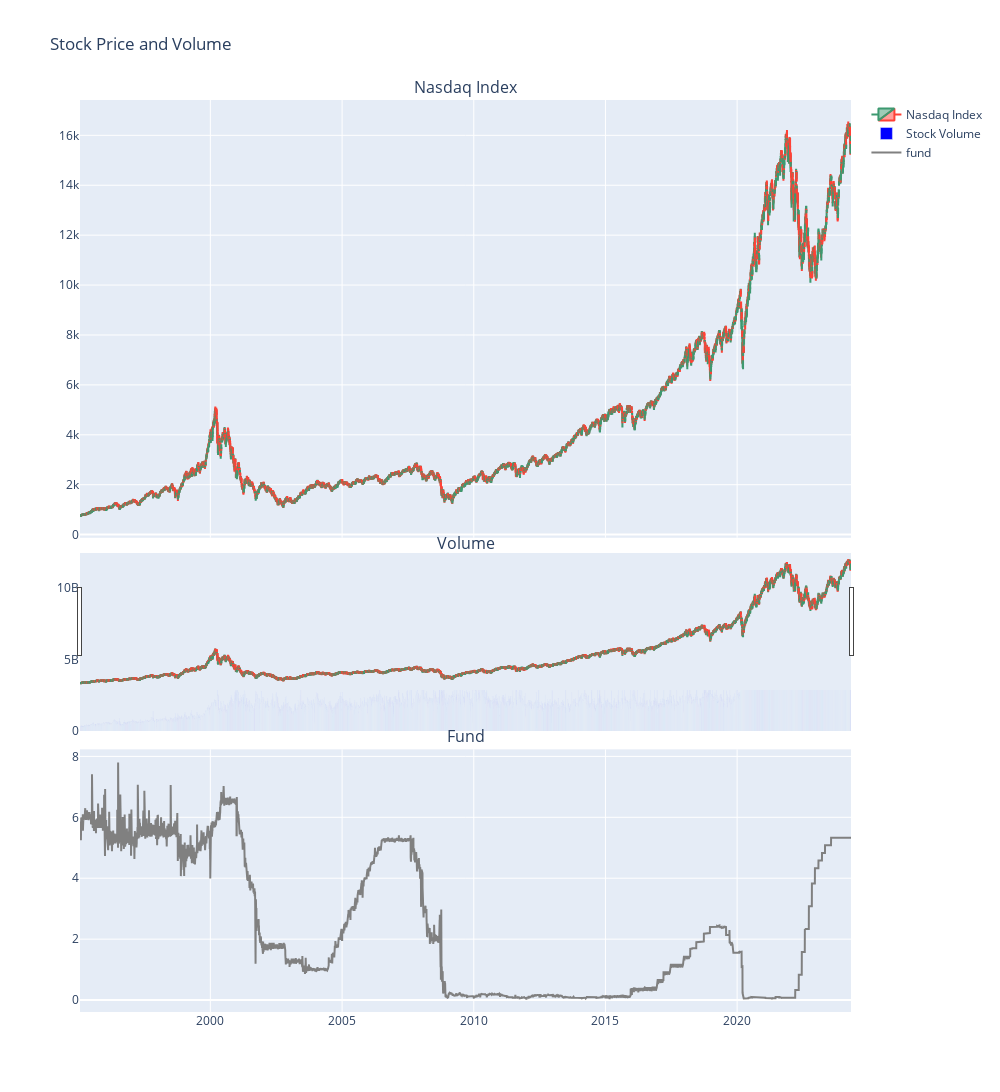

Here is the notebook cell this chart was saved with:
### Code cell
import plotly.graph_objects as go
from plotly.subplots import make_subplots

start_date = '1995-01-20'
end_date = '2024-04-28'

day_filtered_df = df[(df['Date'] >= start_date) & (df['Date'] <= end_date)]
fund_filtered_df = fund[(fund['DATE'] >= start_date) & (fund['DATE'] <= end_date)]

#fig = go.Figure()
fig = make_subplots(rows=3, cols=1, shared_xaxes=True, vertical_spacing=0.02, row_heights=[0.5, 0.2, 0.3], subplot_titles=('Nasdaq Index', 'Volume', 'Fund'))
fig.add_trace(go.Candlestick(x=day_filtered_df['Date'], open=day_filtered_df['Open'], high=day_filtered_df['High'], low=day_filtered_df['Low'], close=day_filtered_df['Close'], name='Nasdaq Index'), row=1, col=1)
fig.add_trace(go.Bar(x=day_filtered_df['Date'], y=day_filtered_df['Volume'], marker_color='blue', name='Stock Volume'), row=2, col=1)
fig.add_trace(go.Line(x=fund_filtered_df['DATE'], y=fund_filtered_df['DFF'], marker_color='gray', name='fund'), row=3, col=1)


fig.update_layout(height=1200, width=1000, title_text="Stock Price and Volume")

fig.show()

### Figure 1 — Plotly figure (JSON) as saved in the notebook; plotly's stock layout.template omitted (floating-point values rounded to 4 significant figures; data arrays with more than 128 entries replaced by an {"elided": "..."} marker saying what was removed)
{"data": [{"close": {"elided": "7368 float values"}, "high": {"elided": "7368 float values"}, "low": {"elided": "7368 float values"}, "name": "Nasdaq Index", "open": {"elided": "7368 float values"}, "type": "candlestick", "x": {"elided": "7368 str values"}, "xaxis": "x", "yaxis": "y"}, {"marker": {"color": "blue"}, "name": "Stock Volume", "type": "bar", "x": {"elided": "7368 str values"}, "xaxis": "x2", "y": {"elided": "7368 int values"}, "yaxis": "y2"}, {"marker": {"color": "gray"}, "name": "fund", "type": "scatter", "x": {"elided": "10692 str values"}, "xaxis": "x3", "y": {"elided": "10692 float values"}, "yaxis": "y3"}], "layout": {"annotations": [{"font": {"size": 16}, "showarrow": false, "text": "Nasdaq Index", "x": 0.5, "xanchor": "center", "xref": "paper", "y": 1, "yanchor": "bottom", "yref": "paper"}, {"font": {"size": 16}, "showarrow": false, "text": "Volume", "x": 0.5, "xanchor": "center", "xref": "paper", "y": 0.5, "yanchor": "bottom", "yref": "paper"}, {"font": {"size": 16}, "showarrow": false, "text": "Fund", "x": 0.5, "xanchor": "center", "xref": "paper", "y": 0.288, "yanchor": "bottom", "yref": "paper"}], "height": 1200, "title": {"text": "Stock Price and Volume"}, "width": 1000, "xaxis": {"anchor": "y", "domain": [0, 1], "matches": "x3", "showticklabels": false}, "xaxis2": {"anchor": "y2", "domain": [0, 1], "matches": "x3", "showticklabels": false}, "xaxis3": {"anchor": "y3", "domain": [0, 1]}, "yaxis": {"anchor": "x", "domain": [0.52, 1]}, "yaxis2": {"anchor": "x2", "domain": [0.308, 0.5]}, "yaxis3": {"anchor": "x3", "domain": [0, 0.288]}}}
